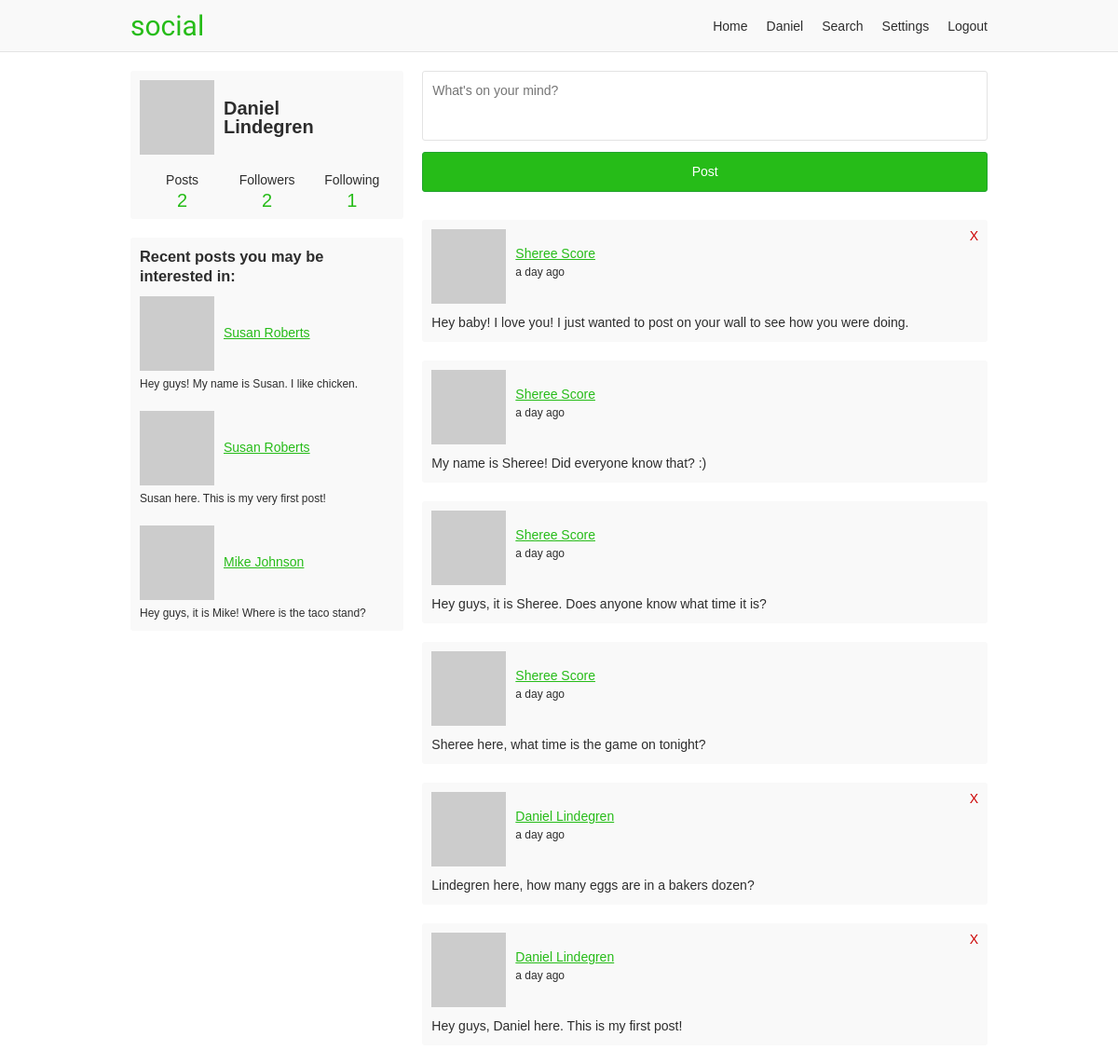
Screenshot of /home (signed in) with the database file from the repository.
### app/users/models/user.py (models this page shows, shortened)
class User(UserMixin, db.Model, BaseModel):
    username = db.Column(db.String(35), nullable=False, unique=True)
    email = db.Column(db.String(255), nullable=False, unique=True)
    password = db.Column(db.String(128), nullable=False)
    first_name = db.Column(db.String(35), nullable=False)
    last_name = db.Column(db.String(35), nullable=False)
    about_me = db.Column(db.Text)
    last_seen = db.Column(db.DateTime, default=datetime.utcnow)
    posts_per_page = db.Column(db.Integer, default=10, nullable=False)
    full_name = column_property(first_name + " " + last_name)
    followed = db.relationship(
        'User',
        secondary=followers,
        primaryjoin='followers.c.follower_id == User.id',
        secondaryjoin='followers.c.followed_id == User.id',
        backref=db.backref('followers', lazy='dynamic'),
        lazy='dynamic')
    post_author = db.relationship(
        'Post',
        foreign_keys='Post.author_id',
        backref='author', lazy='dynamic')
    post_recipient = db.relationship(
        'Post',
        foreign_keys='Post.recipient_id',
        backref='recipient', lazy='dynamic')
    @property
    def unfollowed_posts(self):
        return Post.query.join(
            User, Post.author_id == User.id).join(
                followers,
                and_(followers.c.followed_id == User.id,
                     followers.c.follower_id == self.id),
                isouter=True).filter(
                    followers.c.follower_id == None, # noqa
                    User.id != self.id,
                    Post.author_id == Post.recipient_id,
                    User.active == True, # noqa
                    Post.active == True).order_by( # noqa
                        Post.created.desc())
    @property
    def get_followers(self):
        return self.followers.filter_by(active=True)
    @property
    def get_followed(self):
        return self.followed.filter_by(active=True)
    @property
    def followed_posts(self):
        followed = Post.query.\
            join(User, User.id == Post.author_id).\
            join(followers, followers.c.followed_id == Post.author_id).filter(
                followers.c.follower_id == self.id,
                Post.author_id == Post.recipient_id,
                Post.active == True, # noqa
                User.active == True)
        return followed.union(self.profile_posts).order_by(Post.created.desc())
    @property
    def profile_posts(self):
        return Post.query.join(User, User.id == Post.author_id).filter(
            Post.recipient_id == self.id, User.active == True, # noqa
            Post.active == True)
    @property
    def my_posts(self):
        return Post.query.join(User, User.id == Post.recipient_id).filter(
            Post.recipient_id == self.id, User.active == True, # noqa
            Post.author_id == self.id, Post.active == True)
    def avatar(self, size):
        digest = md5(self.email.lower().encode('utf-8')).hexdigest()
        return 'https://www.gravatar.com/avatar/{}?d=monsterid&s={}'.format(
            digest, size)

### app/users/models/post.py (models this page shows, shortened)
class Post(db.Model, BaseModel):
    body = db.Column(db.Text)
    author_id = db.Column(db.Integer, db.ForeignKey('user.id'))
    recipient_id = db.Column(db.Integer, db.ForeignKey('user.id'))

### app/users/views.py (the view)
@users.route('/home', methods=['GET', 'POST'])
@login_required
def home():
    form = PostForm()
    if form.validate_on_submit():
        post = Post(body=form.body.data, author=current_user,
                    recipient=current_user)
        post.commit()
        flash('Your post is now live!')
        return redirect(url_for('users.home'))
    page = request.args.get('page', 1, type=int)
    posts = current_user.followed_posts.paginate(
        page, current_user.posts_per_page, False)
    unfollowed_posts = current_user.unfollowed_posts.limit(8).all()
    return render_template('users/home.html', form=form, posts=posts,
                           unfollowed_posts=unfollowed_posts)

### app/users/forms.py
class PostForm(FlaskForm):
    body = TextAreaField('Say something', validators=[DataRequired()])
    submit = SubmitField('Post')

### app/helpers.py (called while the page is built)
def truncate(text, max_length=150):
    if len(text) > max_length:
        text = '{}...'.format(text[0:max_length])
    return text

### app/models.py (called while the page is built)
    def commit(self):
        try:
            db.session.add(self)
            db.session.commit()
            return self
        except Exception as E:
            db.session.rollback()
            raise E

### app/users/models/user.py (called while the page is built)
@login.user_loader
def load_user(id):
    return User.query.get(int(id))

### app/users/views.py (called while the page is built)
@users.before_request
def before_request():
    if current_user.is_authenticated:
        if not current_user.active:
            return redirect(url_for('static_views.logout'))
        current_user.last_seen = datetime.utcnow()
        current_user.commit()

### app/templates/users/home.html (shortened to what this page needs)
{% extends "base.html" %}
{% block content %}
<div class="grid-container">
  <div class="profile-aside">
    <div class="profile-info-container">
      <a class="profile-info" href="{{ url_for('users.profile', username=current_user.username) }}">
        <img src="{{ current_user.avatar(60) }}">
        <h2>{{ current_user.first_name }}<br>{{ current_user.last_name }}</h1>
      </a>
      <div class="user-numbers user-numbers-home">
        <a href="{{ url_for('users.profile', username=current_user.username) }}">
          Posts <span>{{ current_user.my_posts.count() }}</span>
        </a>
        <a href="{{ url_for('users.followers', username=current_user.username) }}">
          Followers <span>{{ current_user.get_followers.count() }}</span>
        </a>
        <a href="{{ url_for('users.following', username=current_user.username) }}">
          Following <span>{{ current_user.get_followed.count() }}</span>
        </a>
      </div>
    </div>
    {% if unfollowed_posts %}
    <div class="recent-posts-container">
      <h3>Recent posts you may be interested in</h3>
      <ul class="recent-posts">
        {% for post in unfollowed_posts %}
        <li>
          <a class="post-header" href="{{ url_for('users.profile', username=post.author.username) }}">
            <img src="{{ post.author.avatar(30) }}">
            <p>{{ post.author.full_name }}</p>
          </a>
          <p>{{ post.body|truncate }}</p>
        </li>
        {% endfor %}
      </ul>
    </div>
    {% endif %}
  </div>
  <div class="profile-content">
    <form method="post" novalidate>
      <div class="input-container">
        {% if form.body.errors %}
        {{ form.body(class="input-error", placeholder="What's on your mind?") }}
        <p>{{ form.body.errors[0] }}</p>
        {% else %}
        {{ form.body(placeholder="What's on your mind?") }}
        {% endif %}
      </div>
      {{ form.submit }}
    </form>
    {% if posts.pages > 1 %}
      {% from "/_macros.html" import render_pagination %}
    {% endif %}
    {% if posts.items %}
      {% for post in posts.items %}
      {% include "/users/_post.html" %}
      {% endfor %}
    {% else %}
    <p class="card">Nothing to show. Post something, or start following some people.</p>
    {% endif %}
    {% if posts.pages > 1 %}
      {% from "/_macros.html" import render_pagination %}
    {% endif %}
  </div>
</div>
{% endblock %}

### app/templates/base.html (shortened to what this page needs)
<!doctype html>
<html lang="en">
<head>
  <link rel="stylesheet" href="{{ url_for('static', filename='css/layout.css') }}">
</head>
<body>
<div class="header-container">
  <header class="site-header responsive-container">
    <h1 class="branding"><a href="{{ url_for('static_views.index') }}">{{ APP_NAME }}</a></h1>
    {% if current_user.is_authenticated %}
    <ul class="primary-nav">
      <li><a href="{{ url_for('users.home') }}">Home</a></li>
      <li><a href="{{ url_for('users.profile', username=current_user.username) }}">{{ current_user.first_name }}</a></li>
      <li><a href="{{ url_for('users.search') }}">Search</a></li>
      <li><a href="{{ url_for('users.settings_account') }}">Settings</a></li>
      <li><a href="{{ url_for('static_views.logout') }}">Logout</a></li>
    </ul>
    {% endif %}
  </header>
</div>
<div class="responsive-container">
{% block content %}
{% endblock %}
</div>
</body>
</html>

### app/templates/users/_post.html
<div class="post">
  <div class="post-header">
    <img src="{{ post.author.avatar(40) }}">
    <p class="post-info">
      <a href="{{ url_for('users.profile', username=post.author.username) }}">{{ post.author.full_name }}</a>
      <time>{{ moment(post.created).fromNow() }}</time>
    </p>
    {% if current_user == post.author or post.recipient_id == current_user.id %}
    <a class="delete-post" href="{{ url_for('users.user_action', username=post.author.username, action='delete-post', post_id=post.id) }}" title="Delete post">X</a>
    {% endif %}
  </div>
  <p class="post-body">{{ post.body }}</p>
</div>

### app/static/css/layout.css (style rules this page uses)
:root { --green: #26bc18; --dark-green: #21a42f; --light-gray: #f9f9f9; --dark-gray: #e3e3e3; --light-green: #e9ffe0; --green-border: #c9ffb2; --green-text: #335922; --text-color: #2d2d2d; --white: #fff; --red: #cc0000; }
*, *::before, *::after { box-sizing: border-box; }
html { font-family: sans-serif; font-size: 62.5%; }
article, aside, figcaption, figure, footer, header, hgroup, main, nav, section { display: block; }
body { margin: 0; color: var(--text-color); font-size: 1.4rem; line-height: 1; }
h1, h2, h3, h4, h5, h6 { margin: 0 0 10px 0; }
p, ol, ul, dl { margin: 0 0 10px 0; padding: 0; }
p { line-height: 1.5; }
img { display: block; }
ol, ul { list-style: none; }
a, a:link { color: var(--green); ext-decoration: none; }
.responsive-container { margin: 0 auto; max-width: 960px; padding: 0 20px; }
.grid-container { display: grid; grid-template-columns: repeat(12, [col-start] 1fr); grid-gap: 20px; }
.grid-container > .profile-aside, .grid-container > .profile-content, .grid-container > .settings-aside, .grid-container > .settings-content, .grid-container > .index-content, .grid-container > .index-registration { grid-column: col-start / -1; }
@media (min-width: 768px) { .grid-container > .profile-aside { grid-column: col-start / span 4; } }
@media (min-width: 768px) { .grid-container > .profile-content { grid-column: col-start 5 / span 8; } }
input, textarea { display: inline-block; padding: 10px; width: 100%; border: 1px solid var(--dark-gray); border-radius: 3px; font-family: inherit; font-size: inherit; line-height: 1.5; }
textarea { height: 75px; resize: none; }
input[type=submit] { margin-bottom: 10px; background-color: var(--green); border-color: var(--dark-green); color: var(--white); }
.input-container { margin-bottom: 10px; }
.header-container { margin-bottom: 20px; background-color: var(--light-gray); border-bottom: 1px solid var(--dark-gray); }
.header-container .site-header { align-items: center; display: flex; }
.branding { margin: 0; padding: 10px 0; }
.branding a { font: 30px "Fredoka One"; text-decoration: none; }
.primary-nav { display: flex; margin: 0 0 0 auto; }
.primary-nav li { padding: 0 10px; }
.primary-nav li:last-child { padding-right: 0; }
.primary-nav a { color: var(--text-color); text-decoration: none; }
.post { margin-bottom: 20px; padding: 10px; position: relative; background-color: var(--light-gray); border-radius: 3px; }
.profile-content > form { margin-bottom: 20px; }
.post .post-header { align-items: center; display: flex; }
.post .post-header img { align-self: flex-start; }
.post .post-header time { display: block; font-size: 1.2rem; }
.post .post-info { margin-left: 10px; }
.post .post-body { margin: 10px 0 0; }
.post .delete-post { position: absolute; top: 10px; right: 10px; color: var(--red); text-decoration: none; }
.recent-posts { margin-bottom: 0; }
.recent-posts li { margin-bottom: 20px; }
.recent-posts li:last-child { margin-bottom: 0; }
.recent-posts li > p { margin-bottom: 0; font-size: 1.2rem; }
.recent-posts .post-header { align-items: center; display: flex; margin-bottom: 5px; }
.recent-posts .post-header > p { margin: 0 0 0 10px; }
.profile-info-container, .about-container, .last-seen-container, .recent-posts-container { padding: 10px; margin-bottom: 20px; background-color: var(--light-gray); border-radius: 3px; }
.profile-info { align-items: center; display: flex; margin-bottom: 20px; overflow: hidden; }
.profile-info, .profile-info:link { color: var(--text-color); text-decoration: none; }
.profile-info > h2 { margin: 0 0 0 10px; font-size: 20px; }
.user-numbers { display: flex; text-align: center; }
.user-numbers > a { color: var(--text-color); text-decoration: none; }
.user-numbers-home > a { width: 33.33333333%; }
.user-numbers > a span { display: block; margin-top: 5px; color: var(--green); font-size: 20px; }
.recent-posts-container > h3 { line-height: 1.3; }
.recent-posts-container > h3:after { content: ":"; }

### rows the page displays
User: first_name "Daniel", last_name "Lindegren"
Post: author.full_name "Susan Roberts", body "Hey guys! My name is Susan. I like chicken."
Post: author.full_name "Susan Roberts", body "Susan here. This is my very first post!"
Post: author.full_name "Mike Johnson", body "Hey guys, it is Mike! Where is the taco stand?"
Post: author.full_name "Sheree Score", created "a day ago", body "Hey baby! I love you! I just wanted to post on your wall to see how you were doing."
Post: author.full_name "Sheree Score", created "a day ago", body "My name is Sheree! Did everyone know that? :)"
Post: author.full_name "Sheree Score", created "a day ago", body "Hey guys, it is Sheree. Does anyone know what time it is?"
Post: author.full_name "Sheree Score", created "a day ago", body "Sheree here, what time is the game on tonight?"
Post: author.full_name "Daniel Lindegren", created "a day ago", body "Lindegren here, how many eggs are in a bakers dozen?"
Post: author.full_name "Daniel Lindegren", created "a day ago", body "Hey guys, Daniel here. This is my first post!"

### other values shown
{{ APP_NAME }} "social"
{{ current_user.my_posts.count() }} "2"
{{ current_user.get_followers.count() }} "2"
{{ current_user.get_followed.count() }} "1"
